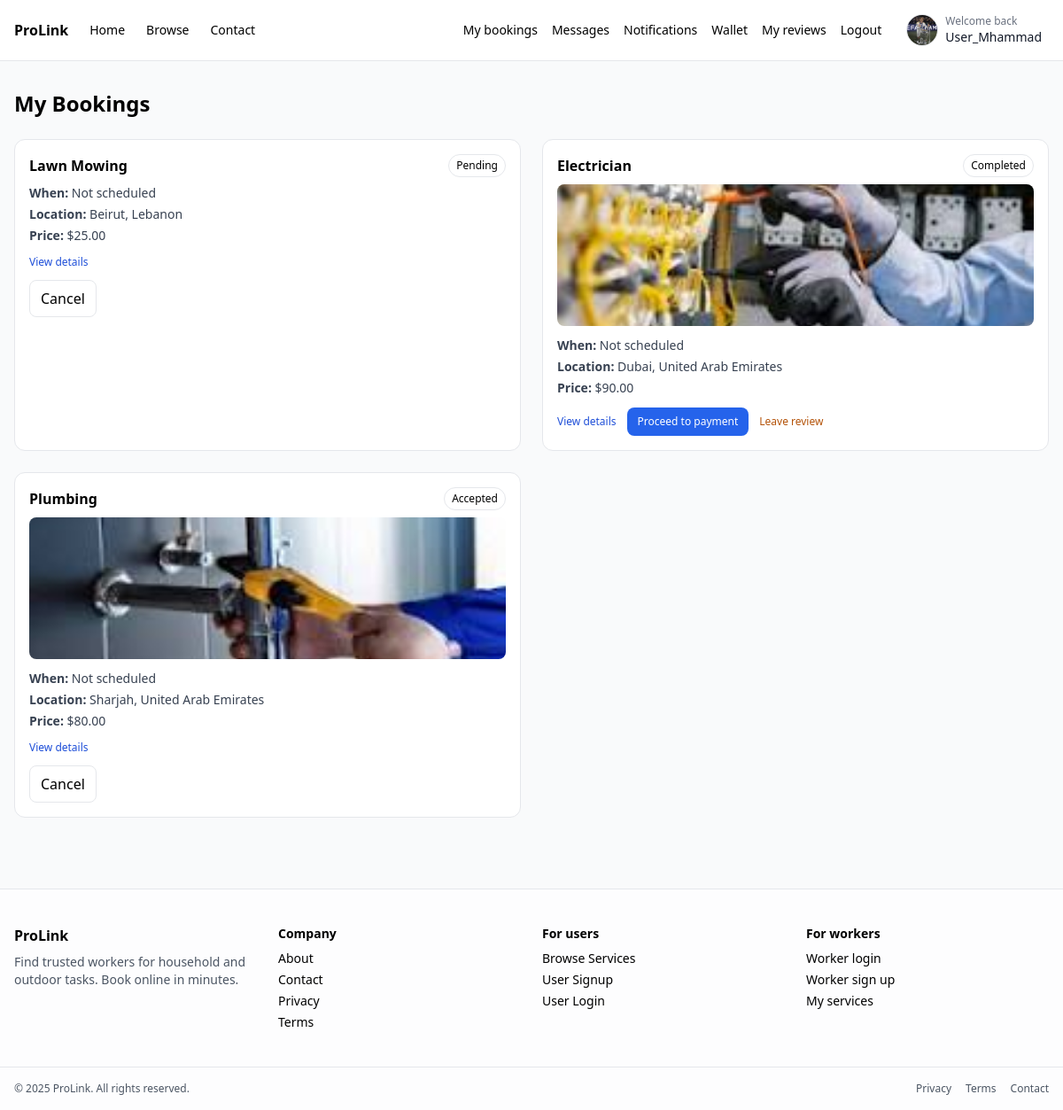
Page /user/my-bookings.php (signed in) on the committed database.
### tables this page shows
CREATE TABLE `users` (
  `user_id` int(11) NOT NULL,
  `full_name` varchar(100) NOT NULL,
  `email` varchar(100) NOT NULL,
  `password` varchar(255) NOT NULL,
  `phone` varchar(20) DEFAULT NULL,
  `address` varchar(255) DEFAULT NULL,
  `profile_image` varchar(255) DEFAULT NULL,
  `created_at` timestamp NOT NULL DEFAULT current_timestamp()
);

CREATE TABLE `bookings` (
  `booking_id` int(11) NOT NULL,
  `user_id` int(11) NOT NULL,
  `worker_id` int(11) NOT NULL,
  `service_id` int(11) NOT NULL,
  `status` enum('pending','accepted','completed','cancelled') DEFAULT 'pending',
  `booking_date` timestamp NOT NULL DEFAULT current_timestamp(),
  `scheduled_at` datetime DEFAULT NULL,
  `notes` text DEFAULT NULL
);

CREATE TABLE `services` (
  `service_id` int(11) NOT NULL,
  `worker_id` int(11) NOT NULL,
  `title` varchar(150) NOT NULL,
  `description` text NOT NULL,
  `category` varchar(100) NOT NULL,
  `price` decimal(10,2) NOT NULL,
  `location` varchar(150) DEFAULT NULL,
  `status` enum('active','inactive') DEFAULT 'active',
  `created_at` timestamp NOT NULL DEFAULT current_timestamp()
);

### Lib/config.php (called while the page is built, shortened)
<?php
function url(string $path = ''): string {
  $path = '/' . ltrim($path, '/');
  $full = rtrim(BASE_URL, '/') . $path;
  return preg_replace('~(?<!:)//+~', '/', $full);
}

### user/my-bookings.php (the view, shortened to what this page needs)
<?php
$root = dirname(__DIR__);
$user_id = (int)$_SESSION['user_id'];
$sql = "
SELECT
  b.booking_id, b.status, b.scheduled_at, b.notes,
  s.service_id, s.title, s.location, s.price,
  (SELECT si.file_path FROM service_images si WHERE si.service_id = s.service_id ORDER BY si.image_id ASC LIMIT 1) AS image_path
FROM bookings b
JOIN services s ON s.service_id = b.service_id
WHERE b.user_id = ?
ORDER BY b.booking_id DESC
";
$st = $conn->prepare($sql);
$st->bind_param('i', $user_id);
$st->execute();
$res = $st->get_result();
$rows = [];
while ($r = $res->fetch_assoc()) { $rows[] = $r; }
function h($s){ return htmlspecialchars($s ?? '', ENT_QUOTES, 'UTF-8'); }
function format_when($dt){
  if (!$dt || $dt === '0000-00-00 00:00:00') return 'Not scheduled';
  $ts = strtotime($dt);
  return date('Y-m-d H:i', $ts);
}
function actions_for($status){
  $status = strtolower((string)$status);
  if ($status === 'pending' || $status === 'accepted') return ['cancelled' => 'Cancel'];
  return [];
}
?>
<!DOCTYPE html>
<html lang="en">
<head>
  <script src="https://cdn.tailwindcss.com"></script>
</head>
<body class="bg-gray-50 min-h-screen">
  <?php include $root . '/partials/navbar.php'; ?>
  <div class="max-w-7xl mx-auto px-4 py-8">
    <h1 class="text-2xl font-bold mb-6">My Bookings</h1>
    <?php if (empty($rows)): ?>
      <div class="bg-white border rounded-xl p-6 text-gray-600">You don't have any bookings yet.</div>
    <?php else: ?>
      <div class="grid grid-cols-1 md:grid-cols-2 gap-6">
        <?php foreach ($rows as $b): $a = actions_for($b['status']); ?>
          <div class="bg-white rounded-xl border p-4">
            <div class="flex items-center justify-between mb-2">
              <h3 class="font-semibold"><?= h($b['title']) ?></h3>
              <span class="text-xs px-2 py-1 rounded-full border"><?= h(ucfirst($b['status'])) ?></span>
            </div>
            <?php if (!empty($b['image_path'])): ?>
              <img class="w-full h-40 object-cover rounded-lg mb-3" src="<?= h($b['image_path']) ?>" alt="">
            <?php endif; ?>
            <div class="text-sm text-gray-700 space-y-1">
              <div><strong>When:</strong> <?= h(format_when($b['scheduled_at'])) ?></div>
              <div><strong>Location:</strong> <?= h($b['location'] ?? '—') ?></div>
              <div><strong>Price:</strong> $<?= number_format((float)$b['price'], 2) ?></div>
            </div>
            <div class="mt-3 flex flex-wrap items-center gap-3">
              <a href="<?= h(url('/user/booking-details.php?booking_id=' . (int)$b['booking_id'])) ?>"
                 class="inline-flex items-center text-xs text-blue-700 hover:text-blue-900 hover:underline">
                View details
                <?php if (strtolower($b['status']) === 'completed'): ?>
               <a
               href="<?= h(url('/user/pay.php?booking_id=' . (int)$b['booking_id'])) ?>"
              class="inline-flex items-center px-3 py-2 rounded-lg bg-blue-600 text-white text-xs hover:bg-blue-700">
              Proceed to payment
             </a>
             <?php endif; ?>
              </a>
              <?php if (strtolower((string)$b['status']) === 'completed' && (int)($b['has_review'] ?? 0) === 0): ?>
                <a href="<?= h(url('/user/add-review.php?booking_id=' . (int)$b['booking_id'])) ?>"
                   class="inline-flex items-center text-xs text-amber-700 hover:text-amber-900 hover:underline">
                  Leave review
                </a>
              <?php endif; ?>
            </div>
            <?php if (!empty($a)): ?>
              <div class="mt-3 flex gap-2">
                <?php foreach ($a as $act => $label): ?>
                  <form method="post" action="<?= $baseUrl ?>/user/update-booking.php" onsubmit="return confirm('Confirm: <?= h($label) ?>?')">
                    <button class="px-3 py-2 rounded-lg border bg-white hover:bg-gray-50" type="submit"><?= h($label) ?></button>
                  </form>
                <?php endforeach; ?>
              </div>
            <?php endif; ?>
          </div>
        <?php endforeach; ?>
      </div>
    <?php endif; ?>
  </div>
  <?php include $root . '/partials/footer.php'; ?>
</body>
</html>

### partials/navbar.php (shortened to what this page needs)
<?php
$root = dirname(__DIR__);
$baseUrl = defined('BASE_URL') ? rtrim((string)BASE_URL, '/') : '/Prolink';
if (!function_exists('initials_from_name')) {
  function initials_from_name(string $name): string {
    $name = trim(str_replace('_', ' ', $name));
    $parts = preg_split('/\s+/', $name);
    $ini = '';
    foreach ($parts as $p) {
      $p = trim($p);
      $ini .= function_exists('mb_substr') ? mb_strtoupper(mb_substr($p, 0, 1)) : strtoupper(substr($p, 0, 1));
      $len = function_exists('mb_strlen') ? mb_strlen($ini) : strlen($ini);
      if ($len >= 2) break;
    }
    return $ini !== '' ? $ini : 'U';
  }
}
if (!function_exists('prolink_profile_image_from_db')) {
  function prolink_profile_image_from_db(?string $relPath, string $baseUrl, string $root): ?string {
    $relPath = trim((string)$relPath);
    $relPath = ltrim($relPath, '/');
    $fs = $root . '/' . $relPath;
    return $baseUrl . '/' . $relPath . '?v=' . @filemtime($fs);
  }
}
?>
<nav class="bg-white border-b">
  <div class="max-w-7xl mx-auto px-4 py-3 flex items-center justify-between">
    <div class="flex items-center gap-6">
      <a href="<?= h($baseUrl) ?>/" class="font-bold">ProLink</a>
      <a href="<?= h($baseUrl) ?>/" class="text-sm">Home</a>
      <a href="<?= h($baseUrl) ?>/browse.php" class="text-sm">Browse</a>
      <a href="<?= h($baseUrl) ?>/pages/contact.php" class="text-sm">Contact</a>
    </div>
    <div class="flex items-center gap-4">
      <?php if (!empty($_SESSION['user_id'])): ?>
        <?php
          $uid = (int)$_SESSION['user_id'];
          $displayName = 'User';
          $profileImageRel = null;
          $hasImgCol = (function_exists('col_exists') && isset($conn) && ($conn instanceof mysqli))
            ? col_exists($conn, 'users', 'profile_image')
            : false;
          if (isset($conn) && ($conn instanceof mysqli)) {
            if ($hasImgCol) {
              $st = @$conn->prepare('SELECT full_name, profile_image FROM users WHERE user_id=? LIMIT 1');
            } else {
              $st = @$conn->prepare('SELECT full_name FROM users WHERE user_id=? LIMIT 1');
            }
            if ($st) {
              @$st->bind_param('i', $uid);
              @$st->execute();
              $res = @$st->get_result();
              $row = $res ? $res->fetch_assoc() : null;
              if (!empty($row['full_name'])) $displayName = (string)$row['full_name'];
              if ($hasImgCol && !empty($row['profile_image'])) $profileImageRel = (string)$row['profile_image'];
            }
          }
          $imgUrl = prolink_profile_image_from_db($profileImageRel, $baseUrl, $root);
          $initials = initials_from_name($displayName);
        ?>
        <a class="text-sm" href="<?= h($baseUrl) ?>/user/my-bookings.php">My bookings</a>
        <a class="text-sm" href="<?= h($baseUrl) ?>/user/user-messages.php">Messages</a>
        <a class="text-sm" href="<?= h($baseUrl) ?>/user/notifications.php">Notifications</a>
        <a class="text-sm" href="<?= h($baseUrl) ?>/user/wallet.php">Wallet</a>
        <a class="text-sm" href="<?= h($baseUrl) ?>/user/my-reviews.php">My reviews</a>
        <a class="text-sm" href="<?= h($baseUrl) ?>/auth/logout.php">Logout</a>
        <a href="<?= h($baseUrl) ?>/user/profile.php"
           class="flex items-center gap-2 ml-1 px-2 py-1 rounded-full hover:bg-gray-50"
           title="Edit profile">
          <?php if (!empty($imgUrl)): ?>
            <img src="<?= h($imgUrl) ?>" alt="Profile" class="w-9 h-9 rounded-full object-cover border" />
          <?php else: ?>
            <div class="w-9 h-9 rounded-full bg-blue-600 text-white flex items-center justify-center text-xs font-semibold">
              <?= h($initials) ?>
            </div>
          <?php endif; ?>
          <div class="hidden md:block leading-tight">
            <div class="text-xs text-gray-500">Welcome back</div>
            <div class="text-sm font-medium text-gray-900 max-w-[180px] truncate"><?= h($displayName) ?></div>
          </div>
        </a>
      <?php elseif (!empty($_SESSION['admin_id'])): ?>
        <a class="text-sm" href="<?= h($baseUrl) ?>/admin/view-notifications.php">Notifications</a>
        <a class="text-sm" href="<?= h($baseUrl) ?>/auth/logout.php">Logout</a>
      <?php else: ?>
        <a class="text-sm" href="<?= h($baseUrl) ?>/auth/login.php">Login</a>
        <a class="text-sm bg-blue-600 text-white px-3 py-1 rounded" href="<?= h($baseUrl) ?>/auth/register.php">Sign up</a>
      <?php endif; ?>
    </div>
  </div>
</nav>

### rows in the picture
users: profile_image (picture), full_name "User_Mhammad"
bookings: service.title "Lawn Mowing", status "Pending", scheduled_at "Not scheduled", service.location "Beirut, Lebanon", service.price "25.00", status "Cancel"
bookings: service.title "Electrician", status "Completed", shows a picture, scheduled_at "Not scheduled", service.location "Dubai, United Arab Emirates", service.price "90.00"
bookings: service.title "Plumbing", status "Accepted", shows a picture, scheduled_at "Not scheduled", service.location "Sharjah, United Arab Emirates", service.price "80.00", status "Cancel"
